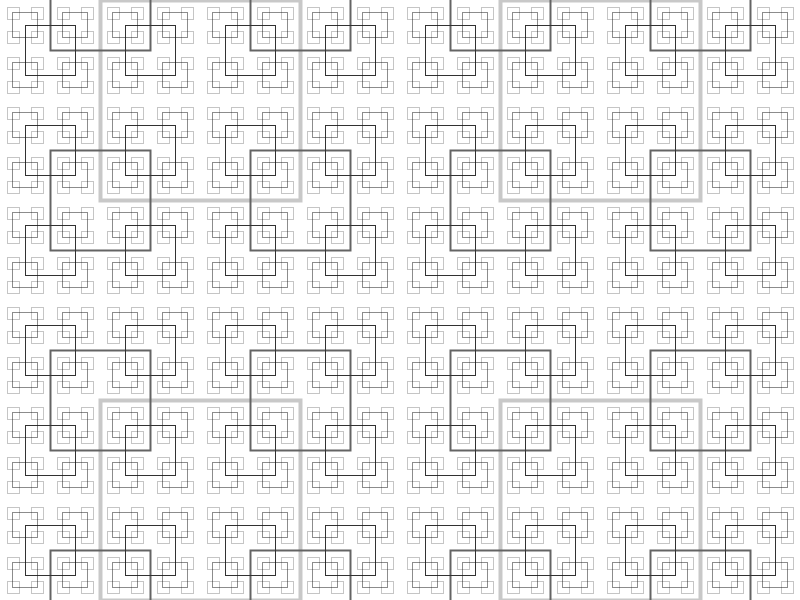
Frame 1 (no input)
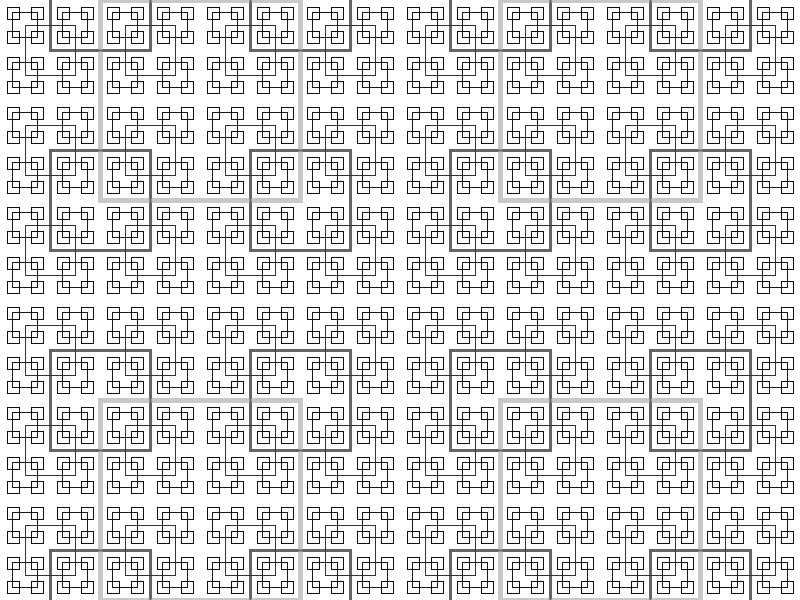
Frame 60 (the mouse pressed at the canvas centre just before this capture)
Frame 120 (the mouse held since frame 60 and released just before this capture): identical to frame 60, image omitted

The Processing sketch that drew these frames (run headless with seeded random() and noise(); from frame 60 on, the mouse is pressed at the canvas centre):

// Processing sketch: recursiveSquares
// ── recursiveSquares.pde
void setup() {
  size(800, 600);
  background(255);
  smooth(); 
  rectMode(CENTER);
}

void drawBox(int x, int y, int size) {
  stroke(0);
  noFill();
  strokeWeight(0.02*size);
  stroke(size);
  rect(x, y, size, size);
  if (size > 20) {    
    drawBox(x - size/2, y - size/2, size/2);
     drawBox(x + size/2, y-size/2, size/2);
     drawBox(x + size/2, y + size/2, size/2);
    drawBox(x - size/2, y + size / 2, size/2);
  }
}

void draw() {

  drawBox(width/2, height/2, width/2);
}
